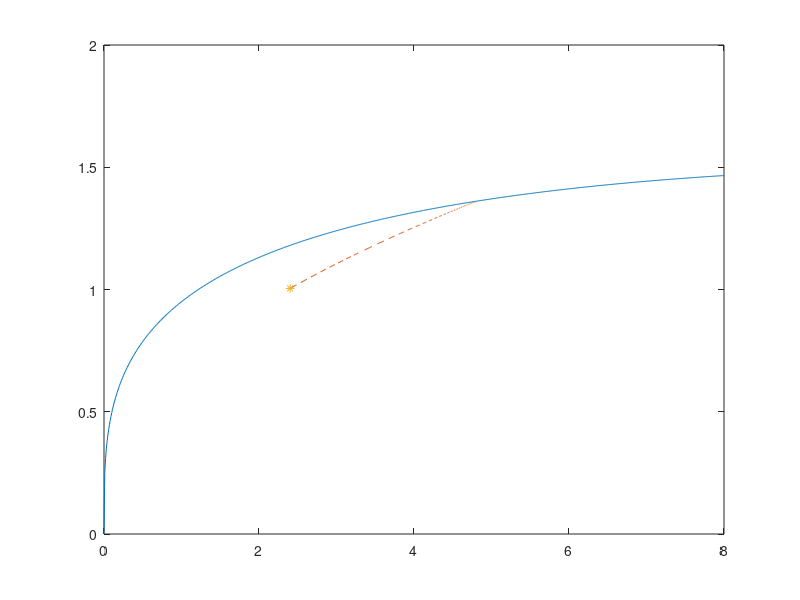

Write MATLAB code to recreate this figure. (Note: this script raises an error after producing the figure.)
% Find initial level of consumption in the Neoclassical Growth Model
% Boundary problem - Need to find initial condition that satisfies Transversality
% Code generated for Ben Moll's Advanced Macroeconomics class at the LSE - Lecture 3

% Shooting Algorithm for Neoclassical Growth Model

% Clear environment
clear all; clc;

% Set parameter values
A = 1;
alpha = 0.3;
sigma = 2;
rho = 0.05;
delta = 0.05;
step = 0.1;
N = 700;

% Critical value to stop algorithm
crit = 10^(-6);

% Steady State capital
k_star = (alpha*A/(rho+delta))^(1/(1-alpha));
c_star = A*(k_star^alpha) - delta*k_star;

% Initial condition for capital
k0 = k_star/2;

% Get initial guess
c_upper_bound = A*(k0.^alpha) - delta.*k0;
c0 = c_upper_bound*rand(1);
k_old = k0;
c_old = c0;
c_lower_bound = 0;
k_new = k0;
diff = k_new - k_star;

for i=1:100
    
    % Evolution of c0
    for n=1:N
        % Get new value of k and c
        k_new = step .* (A .* (k_old.^alpha) - delta .* k_old - c_old) + k_old;
        c_new = step .* c_old .* 1./sigma .* (alpha .* A .* (k_old^(alpha-1)) - rho - delta) + c_old;
        if k_new <= 0| c_new <= 0
            break
        else
            k_old = k_new;
            c_old = c_new;
        end
    end
    
    diff = k_new - k_star;
    
    % Check if converged, if not, repeat
    if abs(diff) < crit
        disp('Algorithm converged')
        break
    elseif diff > 0
        c_lower_bound = c0;
        c0 = (c_upper_bound + c_lower_bound)./2;
        c_old = c0;
        k_old = k0;
    else
        c_upper_bound = c0;
        c0 = (c_upper_bound + c_lower_bound)./2;
        c_old = c0;
        k_old = k0;
    end
end

% Store all sequence
c_seq = 1:700;
k_seq = 1:700;
k_seq(1) = k0;
c_seq(1) = c0;
for i=2:N
    k_seq(i) = step .* (A .* (k_seq(i-1).^alpha) - delta .* k_seq(i-1) - c_seq(i-1)) + k_seq(i-1);
    c_seq(i) = step .* c_seq(i-1) .* 1./sigma .* (alpha .* A .* (k_seq(i-1)^(alpha-1)) - rho - delta) + c_seq(i-1);
end

% Plot
plot(k_seq, c_seq)

k = [0 : 0.01 : 8];
k_lom = A * (k.^alpha) - delta * k;
plot(k, k_lom, k_seq, c_seq, '--', k_seq(1), c_seq(1), '*')
xline(k_star, 'r')
title('Saddle path - Neoclassical Growth Model')
text(k_seq(1)-0.8,c_seq(1)-0.05,'Initial Condition','Color','red','FontSize',10)
xticks([0 k0 k_star])
xticklabels({'0',['k0 = ', num2str(k0)],['k^* = ', num2str(k_star)]})
yticks([c0 c_star])
yticklabels({['c0 = ', num2str(c0)], ['c^* =', num2str(c_star)]})
